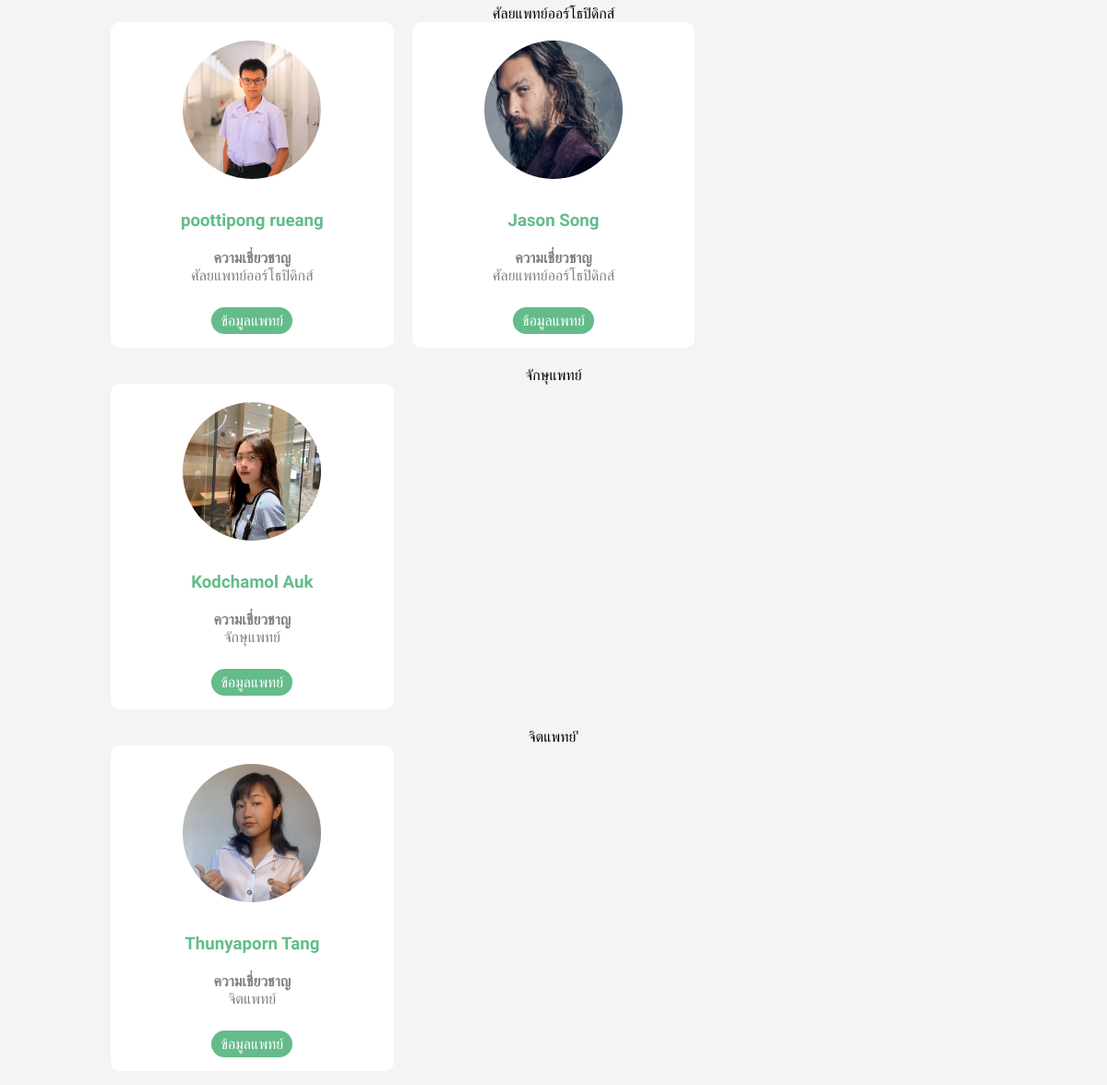
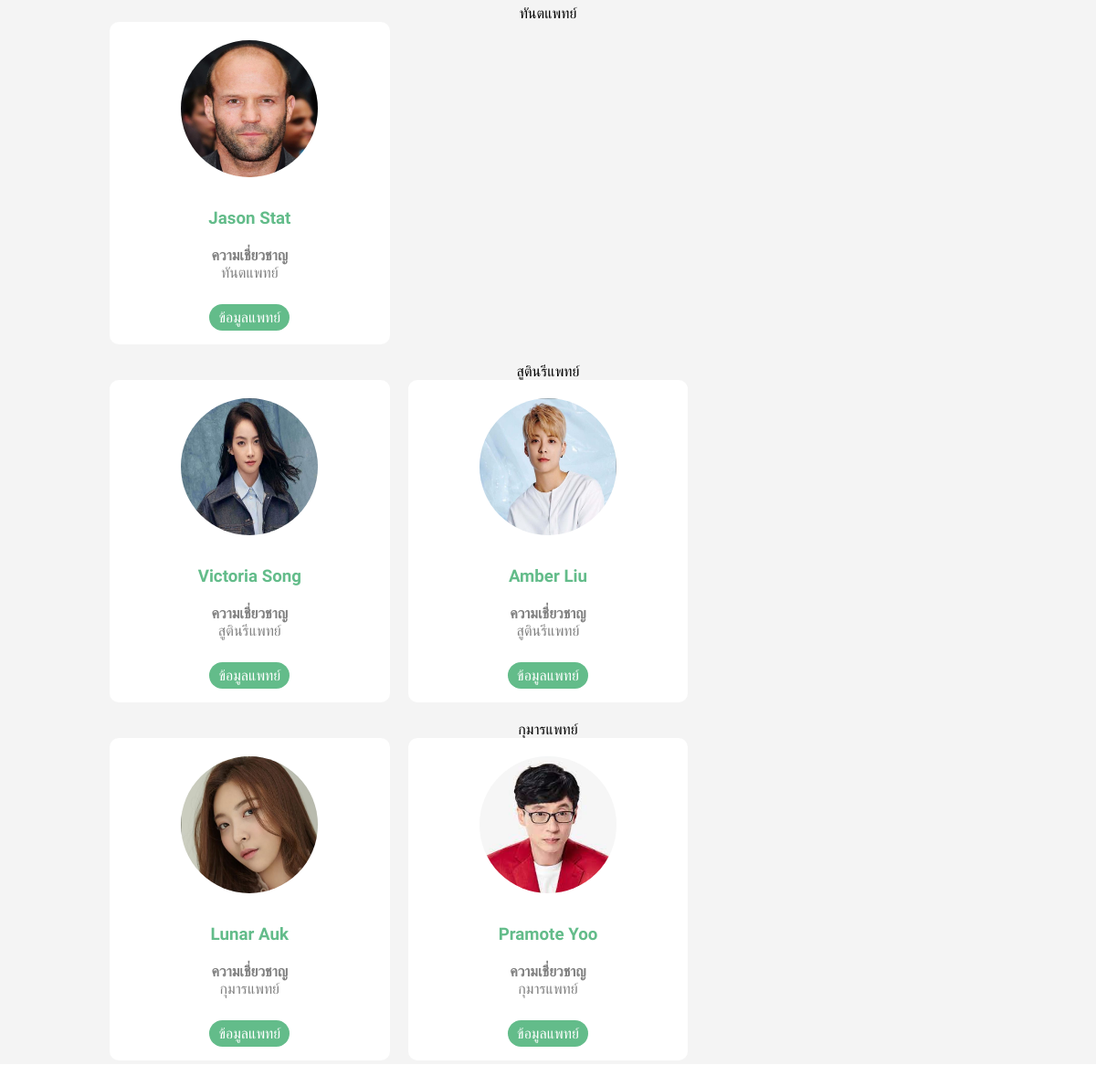
/spec (lower part), run on an earlier commit of the app's database (2 pictures, top to bottom).
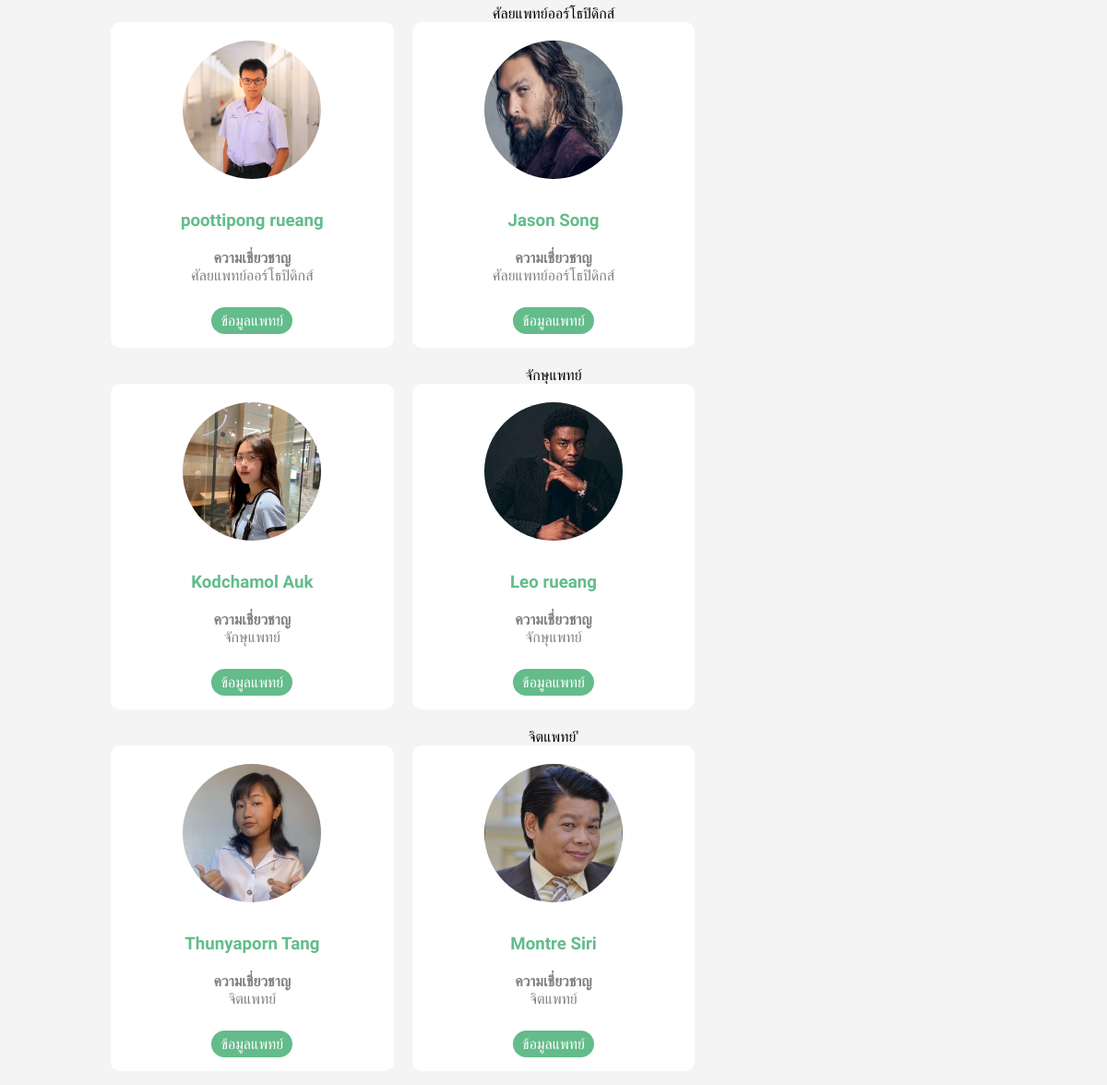
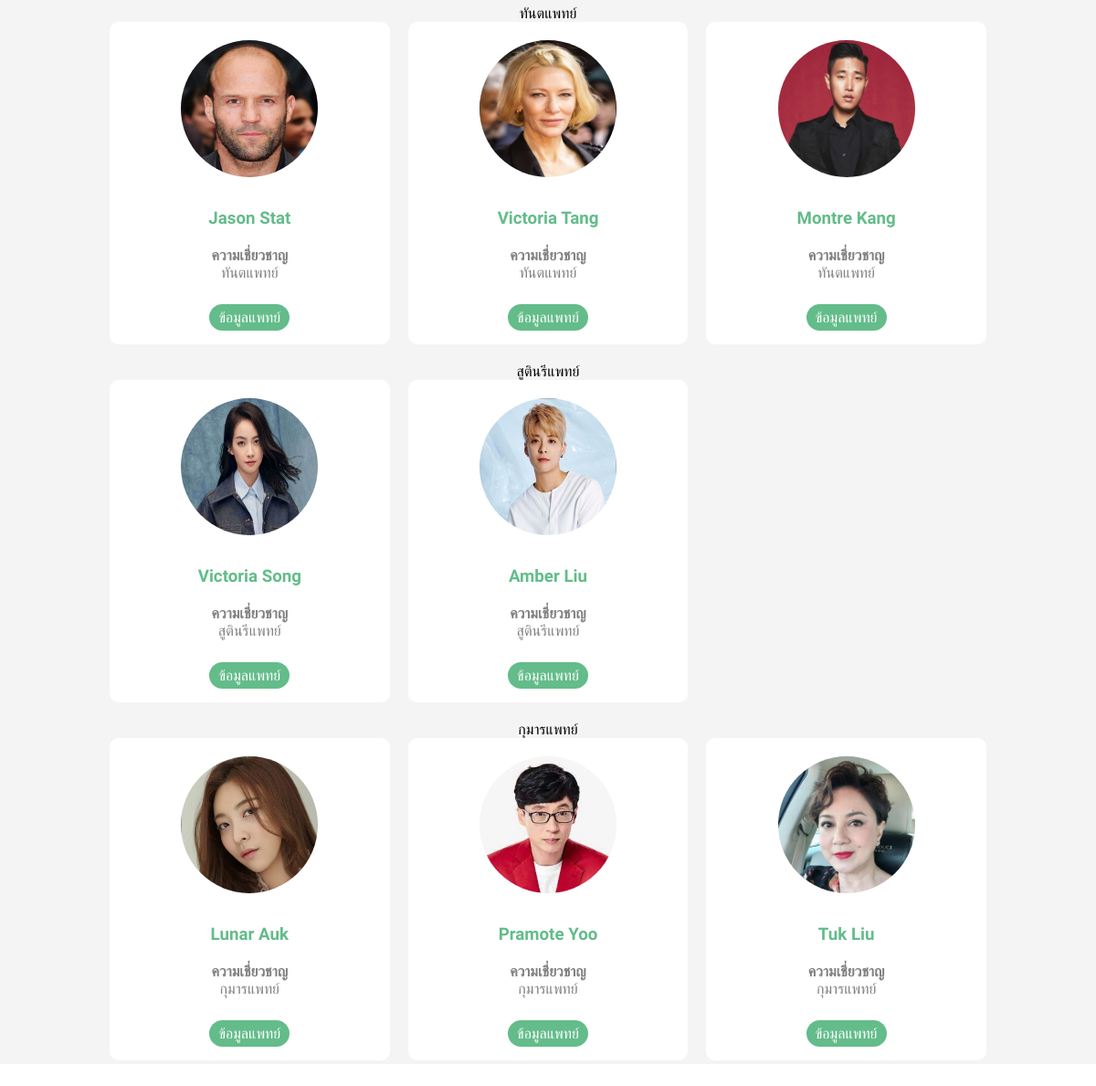
And on a later commit of the database (2 pictures, top to bottom).
### doctors/models.py (models this page shows, shortened)
class Doctor(models.Model):
    user = models.OneToOneField(User, null=True, blank=True, on_delete=models.CASCADE)
    First_name = models.CharField(max_length=100, blank=True, null = True)
    Last_name = models.CharField(max_length=100, null = True)
    phone = models.CharField(max_length=100, null = True)
    email = models.CharField(max_length=200, null = True)
    spec = models.CharField(max_length=100, null = True)
    date_created = models.DateTimeField(default=timezone.now)
    profile_pic = models.ImageField(default='person.jpg',null=True, blank=True)

### doctors/views.py (the view)
# urls.py: path('spec', views.spec, name="spec"),
def spec(request):
    list1 = Doctor.objects.filter(spec='อายุรศาสตร์ทั่วไป')
    list2 = Doctor.objects.filter(spec='ศัลยแพทย์ออร์โธปิดิกส์')
    list3 = Doctor.objects.filter(spec='จักษุแพทย์')
    list4 = Doctor.objects.filter(spec='จิตแพทย์')
    list5 = Doctor.objects.filter(spec='สูตินรีแพทย์')
    list6 = Doctor.objects.filter(spec='ทันตแพทย์')
    list7 = Doctor.objects.filter(spec='กุมารแพทย์')
    context = {'list1': list1 ,'list2': list2 ,'list3': list3 ,'list4': list4
               ,'list5': list5 ,'list6': list6 ,'list7': list7 }
    return render(request, "doctors/spec.html", context)

### doctors/templates/doctors/spec.html (shortened to what this page needs)
{% extends "doctors/layout.html" %}
{% load static %}
{% block content %}
<p class="bold">ศัลยแพทย์ออร์โธปิดิกส์</p>
<div class="mhor-card-area-all">
    {% for doctor in list2 %}
    <div class="mhor-card">
        <img src="{{doctor.profile_pic.url}}">
        <div class="news-topic">
            <h3>{{doctor.First_name}} {{doctor.Last_name}}</h3>
        </div>
        <div class="details">
            <p class="bold">ความเชี่ยวชาญ</p>
            <p>{{doctor.spec}}</p>
        </div>
        <a href="{% url 'doctors:docprofile' doctor.id %}" class="read-more">ข้อมูลแพทย์</a>
    </div>
    {% endfor %}
</div>
<p class="bold">จักษุแพทย์</p>
<div class="mhor-card-area-all">
    {% for doctor in list3 %}
    <div class="mhor-card">
        <img src="{{doctor.profile_pic.url}}">
        <div class="news-topic">
            <h3>{{doctor.First_name}} {{doctor.Last_name}}</h3>
        </div>
        <div class="details">
            <p class="bold">ความเชี่ยวชาญ</p>
            <p>{{doctor.spec}}</p>
        </div>
        <a href="{% url 'doctors:docprofile' doctor.id %}" class="read-more">ข้อมูลแพทย์</a>
    </div>
    {% endfor %}
</div>
<p class="bold">จิตแพทย์'</p>
<div class="mhor-card-area-all">
    {% for doctor in list4 %}
    <div class="mhor-card">
        <img src="{{doctor.profile_pic.url}}">
        <div class="news-topic">
            <h3>{{doctor.First_name}} {{doctor.Last_name}}</h3>
        </div>
        <div class="details">
            <p class="bold">ความเชี่ยวชาญ</p>
            <p>{{doctor.spec}}</p>
        </div>
        <a href="{% url 'doctors:docprofile' doctor.id %}" class="read-more">ข้อมูลแพทย์</a>
    </div>
    {% endfor %}
</div>
<p class="bold">ทันตแพทย์</p>
<div class="mhor-card-area-all">
    {% for doctor in list6 %}
    <div class="mhor-card">
        <img src="{{doctor.profile_pic.url}}">
        <div class="news-topic">
            <h3>{{doctor.First_name}} {{doctor.Last_name}}</h3>
        </div>
        <div class="details">
            <p class="bold">ความเชี่ยวชาญ</p>
            <p>{{doctor.spec}}</p>
        </div>
        <a href="{% url 'doctors:docprofile' doctor.id %}" class="read-more">ข้อมูลแพทย์</a>
    </div>
    {% endfor %}
</div>
<p class="bold">สูตินรีแพทย์</p>
<div class="mhor-card-area-all">
    {% for doctor in list5 %}
    <div class="mhor-card">
        <img src="{{doctor.profile_pic.url}}">
        <div class="news-topic">
            <h3>{{doctor.First_name}} {{doctor.Last_name}}</h3>
        </div>
        <div class="details">
            <p class="bold">ความเชี่ยวชาญ</p>
            <p>{{doctor.spec}}</p>
        </div>
        <a href="{% url 'doctors:docprofile' doctor.id %}" class="read-more">ข้อมูลแพทย์</a>
    </div>
    {% endfor %}
</div>
<p class="bold">กุมารแพทย์</p>
<div class="mhor-card-area-all">
    {% for doctor in list7 %}
    <div class="mhor-card">
        <img src="{{doctor.profile_pic.url}}">
        <div class="news-topic">
            <h3>{{doctor.First_name}} {{doctor.Last_name}}</h3>
        </div>
        <div class="details">
            <p class="bold">ความเชี่ยวชาญ</p>
            <p>{{doctor.spec}}</p>
        </div>
        <a href="{% url 'doctors:docprofile' doctor.id %}" class="read-more">ข้อมูลแพทย์</a>
    </div>
    {% endfor %}
</div>
{% endblock %}

What changed in the data, as far as the page shows it:
added Doctor: profile_pic (picture), First_name "Leo", Last_name "rueang", spec "จักษุแพทย์"
added Doctor: profile_pic (picture), First_name "Montre", Last_name "Siri", spec "จิตแพทย์"
added Doctor: profile_pic (picture), First_name "Victoria", Last_name "Tang", spec "ทันตแพทย์"
added Doctor: profile_pic (picture), First_name "Montre", Last_name "Kang", spec "ทันตแพทย์"
added Doctor: profile_pic (picture), First_name "Tuk", Last_name "Liu", spec "กุมารแพทย์"
